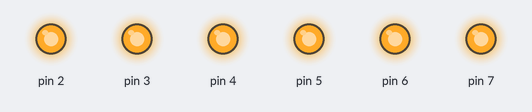
Simulated run of this sketch. Board: Arduino Uno, built with avr-gcc and run on an emulated ATmega328P. Shown: output pins drawn as LEDs (lit = HIGH).

Above: at 0.2 s.
At 1.7 s:
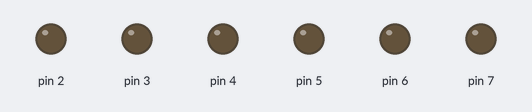
Timing chart, 0 to 3.0 s (numbered marks = the images above):
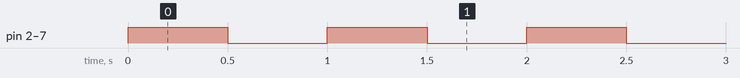

Measured:
- by itself, pin 2–7: alternates HIGH for 0.50 s and LOW for 0.50 s

The sketch:

desafio_pisca_6_leds_juntos.ino
```cpp
/*
* Prog: Pisca 6 juntos
* Criado por: Daniel H. N. Dantas
* Criado em: 12 abr 21
*
* Prg proposto para o 1º Desafio do curso Mst do Arduino.
* Ligar e desligar 6 LED "simultaneo". 0,5s ON e 0,5s OFF.
*/

// Funcao de config. inicial
void setup()
{
  // Def. os pinos de 2 ao 7 como saida
  for(byte i=2; i<8;i++){
    pinMode(i,OUTPUT);
  }
}

void loop()
{
  // Laco que inverte o estado da porta baseando o estado anterior
  for(byte i=2; i<8;i++){
    digitalWrite(i,!digitalRead(i));
  }
  delay(500); // 'Congela' 0,5s e depois segue, reinicando o loop
}

/*
* O ATMega328 (microprocessador do arduino) tem um clock de 16MHz
* 16 x 10^6 (16 milhoes) de pulsos (chaveamentos) em 1s
* 0.0000000625 segundos para mudar de ligado para desligado (vice-versa)
* por isso, mesmo sendo sequencial, parece ser "simultaneo"
*/
```
